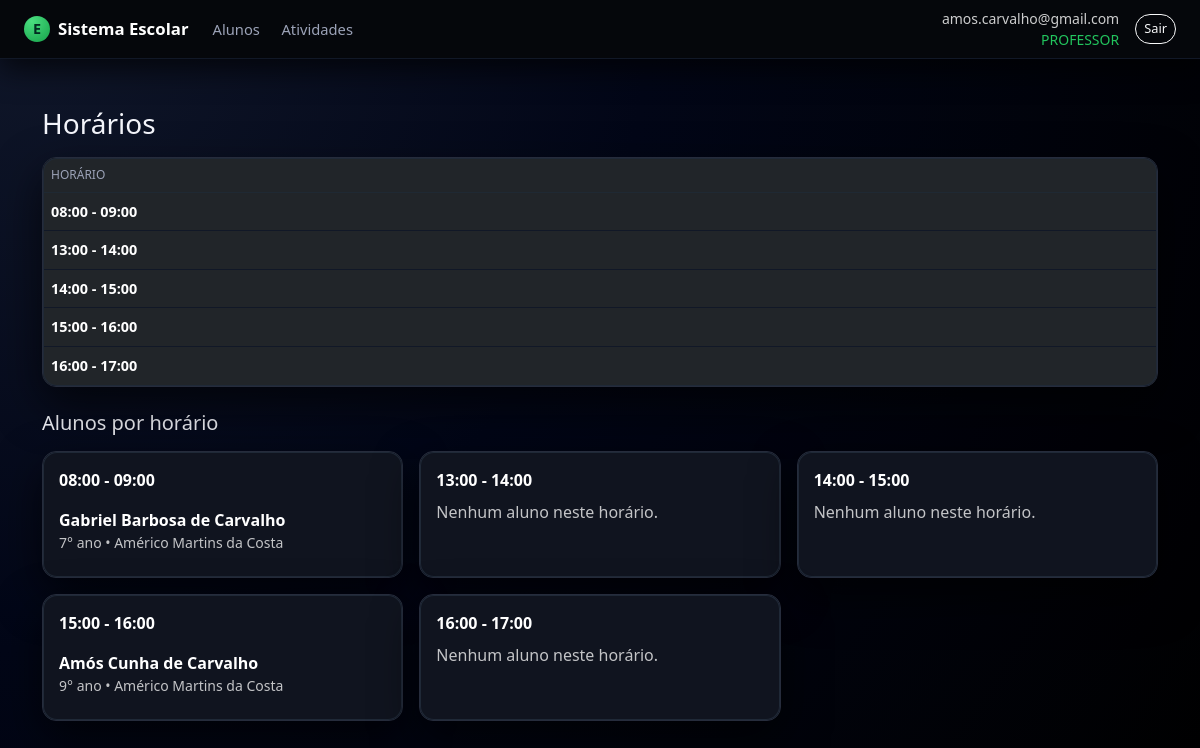
/horarios/ (signed in), run on the app's committed database.
### app.py (models this page shows, shortened)
class Usuario(db.Model, UserMixin):
    __tablename__ = "usuario"
    id = db.Column(db.Integer, primary_key=True)
    email = db.Column(db.String(120), unique=True, nullable=False)
    senha_hash = db.Column(db.String(255), nullable=False)
    papel = db.Column(db.String(30), nullable=False, default="ALUNO")
    ativo = db.Column(db.Boolean, nullable=False, default=True)
    created_at = db.Column(db.DateTime, nullable=False, default=datetime.utcnow)
    aluno_id = db.Column(db.Integer, db.ForeignKey("aluno.id"), nullable=True)
    aluno = db.relationship("Aluno", lazy="joined")
    def papel_upper(self):
        return (self.papel or "").upper()
    def is_diretoria(self):
        return self.papel_upper() == "DIRETORIA"
    def is_responsavel(self):
        return self.papel_upper() == "RESPONSAVEL"
    def is_aluno(self):
        return self.papel_upper() == "ALUNO"

class Horario(db.Model):
    __tablename__ = "horario"
    id = db.Column(db.Integer, primary_key=True)
    hora_inicio = db.Column(db.String(5), nullable=False)  # HH:MM
    hora_fim = db.Column(db.String(5), nullable=False)      # HH:MM

class Aluno(db.Model):
    __tablename__ = "aluno"
    id = db.Column(db.Integer, primary_key=True)
    nome = db.Column(db.String(180), nullable=False)
    escola_id = db.Column(db.Integer, db.ForeignKey("escola.id"))
    serie_id = db.Column(db.Integer, db.ForeignKey("serie.id"))
    horario_id = db.Column(db.Integer, db.ForeignKey("horario.id"))
    telefone_cel = db.Column(db.String(30))
    telefone_fixo = db.Column(db.String(30))
    foto_path = db.Column(db.String(300))
    observacoes = db.Column(db.Text)
    naturalidade = db.Column(db.String(120))
    nacionalidade = db.Column(db.String(120))
    data_nascimento = db.Column(db.Date)
    idade = db.Column(db.Integer)
    sexo = db.Column(db.String(1))
    nome_pai = db.Column(db.String(180))
    nome_mae = db.Column(db.String(180))
    endereco = db.Column(db.String(200))
    numero = db.Column(db.String(20))
    bairro = db.Column(db.String(120))
    tem_dificuldade = db.Column(db.Boolean)
    qual_dificuldade = db.Column(db.String(255))
    toma_medicamento = db.Column(db.Boolean)
    qual_medicamento = db.Column(db.String(255))
    inicio_aulas = db.Column(db.Date)
    mensalidade_opcao = db.Column(db.String(60))
    escola = db.relationship("Escola", lazy="joined")
    serie = db.relationship("Serie", lazy="joined")
    horario = db.relationship("Horario", lazy="joined")

class Serie(db.Model):
    __tablename__ = "serie"
    id = db.Column(db.Integer, primary_key=True)
    nome = db.Column(db.String(120), nullable=False, unique=True)

class Escola(db.Model):
    __tablename__ = "escola"
    id = db.Column(db.Integer, primary_key=True)
    nome = db.Column(db.String(120), nullable=False, unique=True)

### app.py (the view)
@app.route("/horarios/")
@login_required
def horarios_list():
    if current_user.is_responsavel() or current_user.is_aluno():
        flash("Acesso não autorizado.", "warning")
        return redirect(url_for("index"))
    items = Horario.query.order_by(Horario.hora_inicio.asc()).all()
    alunos = Aluno.query.order_by(Aluno.nome.asc()).all()
    alunos_por_horario = {}
    alunos_sem_horario = []
    for a in alunos:
        if a.horario_id:
            alunos_por_horario.setdefault(a.horario_id, []).append(a)
        else:
            alunos_sem_horario.append(a)
    return render_template(
        "horarios/listar.html",
        items=items,
        alunos_por_horario=alunos_por_horario,
        alunos_sem_horario=alunos_sem_horario,
    )

### app.py (called while the page is built)
@login_manager.user_loader
def load_user(uid):
    return db.session.get(Usuario, int(uid))

@app.context_processor
def inject_can():
    return dict(can=can)

### templates/horarios/listar.html (shortened to what this page needs)
{% extends "base.html" %}
{% block content %}
<div class="container py-4">
  <div class="d-flex justify-content-between align-items-center mb-3">
    <h3 class="mb-0">Horários</h3>
  </div>
  <div class="card mb-4">
    <div class="card-body p-0">
      <div class="table-responsive">
        <table class="table table-dark align-middle mb-0">
          <thead>
            <tr>
              <th style="width:220px">Horário</th>
            </tr>
          </thead>
          <tbody>
            {% for h in items %}
              <tr>
                <td class="fw-semibold">
                  {{ h.hora_inicio }} - {{ h.hora_fim }}
                </td>
              </tr>
            {% endfor %}
          </tbody>
        </table>
      </div>
    </div>
  </div>
  <h5 class="mb-3">Alunos por horário</h5>
  <div class="row g-3">
    {% for h in items %}
      {% set lista = alunos_por_horario.get(h.id, []) %}
      <div class="col-12 col-md-6 col-lg-4">
        <div class="card h-100">
          <div class="card-body">
            <div class="d-flex justify-content-between align-items-center mb-2">
              <div class="fw-semibold">{{ h.hora_inicio }} - {{ h.hora_fim }}</div>
            </div>
            {% if lista %}
              <div>
                {% for a in lista %}
                  <div class="aluno-item">
                    <div class="fw-semibold">{{ a.nome }}</div>
                    <div class="small text-secondary">
                      {% if a.serie %}{{ a.serie.nome }}{% else %}—{% endif %}
                      {% if a.escola %} • {{ a.escola.nome }}{% endif %}
                    </div>
                  </div>
                {% endfor %}
              </div>
            {% else %}
              <div class="text-secondary">Nenhum aluno neste horário.</div>
            {% endif %}
          </div>
        </div>
      </div>
    {% endfor %}
  </div>
</div>
{% endblock %}

### templates/base.html (shortened to what this page needs)
<!doctype html>
<html lang="pt-BR">
<head>
  <link
    href="https://cdn.jsdelivr.net/npm/bootstrap@5.3.3/dist/css/bootstrap.min.css"
    rel="stylesheet"
  >
  <link rel="stylesheet" href="{{ url_for('static', filename='css/style.css') }}">
</head>
<body class="app-body">
  <header class="app-navbar navbar navbar-expand-lg navbar-dark">
    <div class="container-fluid px-3 px-lg-4">
      <a class="navbar-brand d-flex align-items-center gap-2" href="{{ url_for('index') }}">
        <span class="brand-icon">E</span>
        <span class="fw-semibold">Sistema Escolar</span>
      </a>
      {% if current_user.is_authenticated %}
        {% set papel = current_user.papel_upper() %}
        <div class="collapse navbar-collapse" id="mainNav">
          <ul class="navbar-nav me-auto mb-2 mb-lg-0 app-menu">
            <li class="nav-item">
              <a class="nav-link {% if request.endpoint and 'alunos' in request.endpoint %}active{% endif %}"
                 href="{{ url_for('alunos_list') }}">
                Alunos
              </a>
            </li>
            <li class="nav-item">
              <a class="nav-link {% if request.endpoint and 'atividades_' in request.endpoint %}active{% endif %}"
                 href="{{ url_for('atividades_listar') }}">
                Atividades
              </a>
            </li>
          </ul>
          <div class="d-flex align-items-center gap-3">
            <div class="text-end small text-muted d-none d-md-block">
              <div>{{ current_user.email }}</div>
              <div class="text-accent">{{ papel }}</div>
            </div>
            <form method="post" action="{{ url_for('logout') }}">
              <button class="btn btn-sm btn-outline-light" type="submit">Sair</button>
            </form>
          </div>
        </div>
      {% endif %}
    </div>
  </header>
  <main class="app-main container-fluid px-3 px-lg-4 py-4">
    <div class="page-wrapper">
      {% block content %}{% endblock %}
    </div>
  </main>
</body>
</html>

### static/css/style.css (style rules this page uses)
:root { --bg-body: #05070b; --bg-elevated: #10141f; --bg-elevated-soft: #181d2a; --bg-navbar: #05070b; --border-soft: #262c3c; --text-main: #f4f5fb; --text-muted: #9ca3b8; --accent: #22c55e; --accent-soft: rgba(34, 197, 94, 0.15); --danger-soft: rgba(239, 68, 68, 0.15); --radius-lg: 16px; --radius-md: 10px; --shadow-soft: 0 18px 45px rgba(0, 0, 0, 0.65); }
.app-body { background: radial-gradient(circle at top left, #10172a 0, #020617 45%, #000 100%); color: var(--text-main); min-height: 100vh; font-family: system-ui, -apple-system, BlinkMacSystemFont, "Segoe UI", sans-serif; }
.app-navbar { background-color: var(--bg-navbar); border-bottom: 1px solid #111827; box-shadow: 0 10px 30px rgba(0, 0, 0, 0.7); position: sticky; top: 0; z-index: 1030; }
.app-navbar .navbar-brand { font-size: 1.05rem; }
.brand-icon { width: 26px; height: 26px; border-radius: 999px; background: radial-gradient(circle at 30% 20%, #4ade80, #16a34a); display: inline-flex; align-items: center; justify-content: center; font-size: 0.9rem; font-weight: 700; color: #022c22; }
.app-menu .nav-link { font-size: 0.92rem; color: var(--text-muted); padding-inline: 0.9rem; border-radius: 999px; margin-right: 0.35rem; transition: all 0.18s ease-out; }
.app-main { color: var(--text-main); max-width: 1200px; margin-inline: auto; }
.page-wrapper { display: flex; flex-direction: column; gap: 1.5rem; }
.card { background-color: var(--bg-elevated); border-radius: var(--radius-lg); border: 1px solid var(--border-soft); box-shadow: var(--shadow-soft); }
.table { color: var(--text-main); font-size: 0.9rem; margin-bottom: 0; }
.table thead { background: linear-gradient(90deg, #020617, #020617); }
.table thead th { color: #9ca3b8; border-bottom: 1px solid #1f2933 !important; font-weight: 500; text-transform: uppercase; font-size: 0.75rem; }
.table tbody tr { background-color: var(--bg-elevated-soft); }
.table tbody tr:nth-child(even) { background-color: #050816; }
.table td, .table th { border-color: #111827 !important; }
.btn { border-radius: 999px; font-size: 0.85rem; }
.btn-outline-light { border-radius: 999px; font-size: 0.8rem; }
.text-accent { color: var(--accent); }
.card { position: relative; border-radius: 14px; overflow: hidden; }
.card::after { content: ""; position: absolute; inset: 0; border-radius: 14px; pointer-events: none; box-shadow: inset 0 0 0 1px #1f2937; }
.app-navbar .text-muted { color: rgba(255, 255, 255, 0.80) !important; }
.app-navbar .text-muted div:first-child { font-weight: 500; }

### templates/horarios/listar.html (style rules this page uses)
.aluno-item { border-bottom: 1px solid #1f2937; padding: .5rem 0; }
.aluno-item:last-child { border-bottom: none; }
.card .fw-semibold, .card .aluno-item .fw-semibold, .card .aluno-item, .card .card-body { color: #ffffff !important; }
.card .small.text-secondary, .card .text-secondary { color: rgba(255, 255, 255, 0.75) !important; }

### data on the page
Usuario: email "amos.carvalho@gmail.com", papel "PROFESSOR"
Horario: hora_inicio "08:00", hora_fim "09:00"
Horario: hora_inicio "13:00", hora_fim "14:00", shows "Nenhum aluno neste horário."
Horario: hora_inicio "14:00", hora_fim "15:00", shows "Nenhum aluno neste horário."
Horario: hora_inicio "15:00", hora_fim "16:00"
Horario: hora_inicio "16:00", hora_fim "17:00", shows "Nenhum aluno neste horário."
Aluno: nome "Gabriel Barbosa de Carvalho", serie.nome "7° ano", escola.nome "Américo Martins da Costa"
Aluno: nome "Amós Cunha de Carvalho", serie.nome "9° ano", escola.nome "Américo Martins da Costa"
